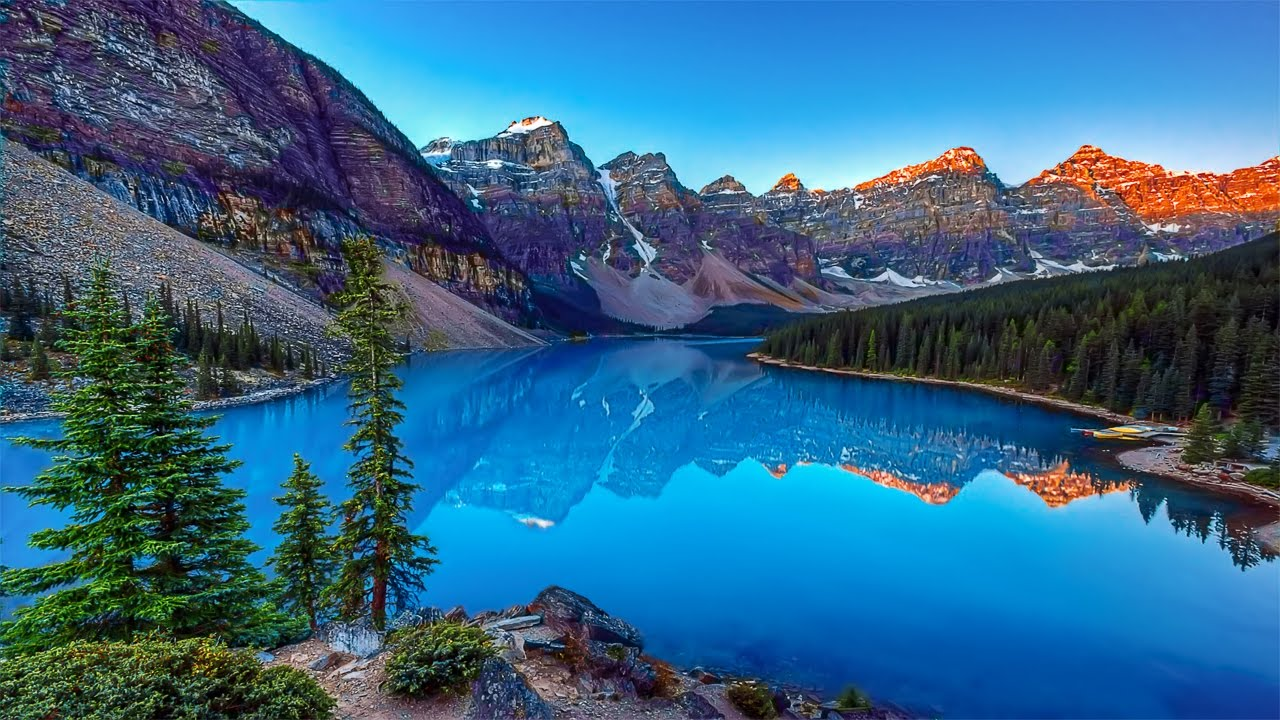
#> input picture Python/2020/opencv/Image.jpg, 1280 x 720 px, found by its file name
$ python image.py
#> lines starting #> are read from the running program, lines starting #| are printed output that depends on the picture; after the words box and inside, x2 and y2 are one past the last pixel; in counts of white or black regions, pixels touching at a corner belong together
import cv2
import numpy as np


def t_reds(pixel):
    B, G, R = pixel
    if R > G and R > B:
        return pixel
    return (255, 255, 255)


if __name__ == '__main__':
    image = cv2.imread('image.jpg')
#> image is the input picture: shape (720, 1280, 3); mean B, G, R 136, 102.3, 50.6

    w, h, d = image.shape
#> w = 720; h = 1280; d = 3

    for i in range(w):
        for j in range(h):
            image[i, j] = t_reds(image[i, j])
#> this loop made 720 passes
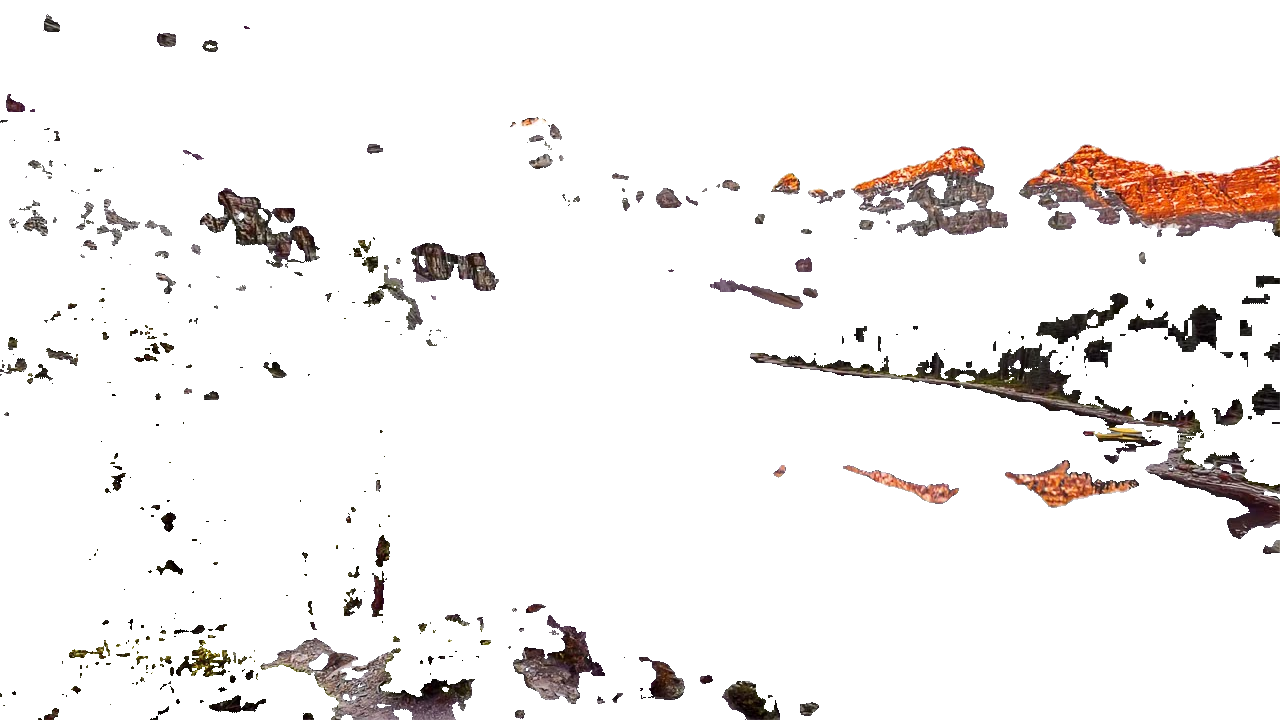
#> image: shape (720, 1280, 3); mean B, G, R 238.4, 239.4, 242.1

    cv2.imshow('Grayscale', image)
    cv2.waitKey()
    cv2.destroyAllWindows()

$ run again, with Python/2020/opencv/F1Car.jpg copied over Python/2020/opencv/Image.jpg
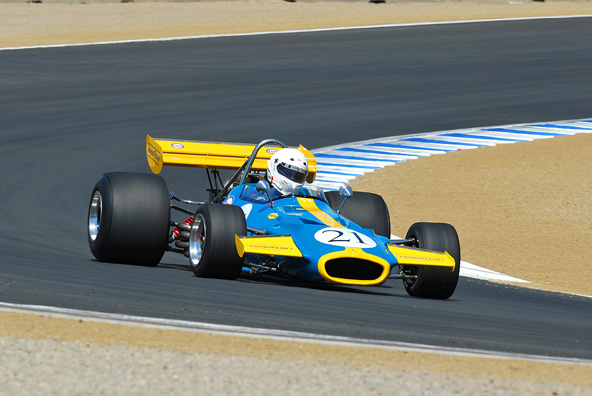
#> input picture Python/2020/opencv/F1Car.jpg, 592 x 396 px, found by its file name
#> image is the input picture: shape (396, 592, 3); mean B, G, R 112.8, 123.4, 120.5
#> the loop `for i in range(w):` made 396 passes
#> after the loop `for i in range(w):`:
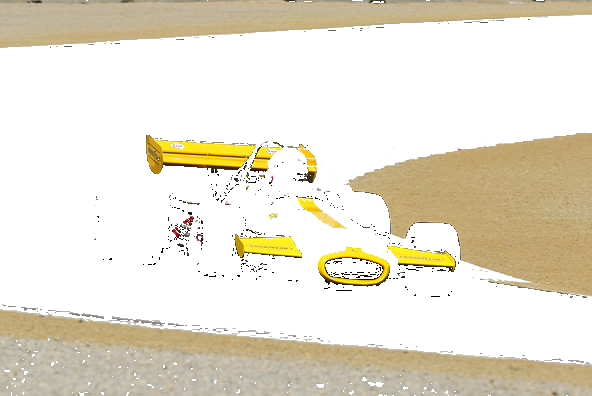
#> image: shape (396, 592, 3); mean B, G, R 209, 225.7, 232

$ run again, with Python/2020/opencv/coins.jpg copied over Python/2020/opencv/Image.jpg
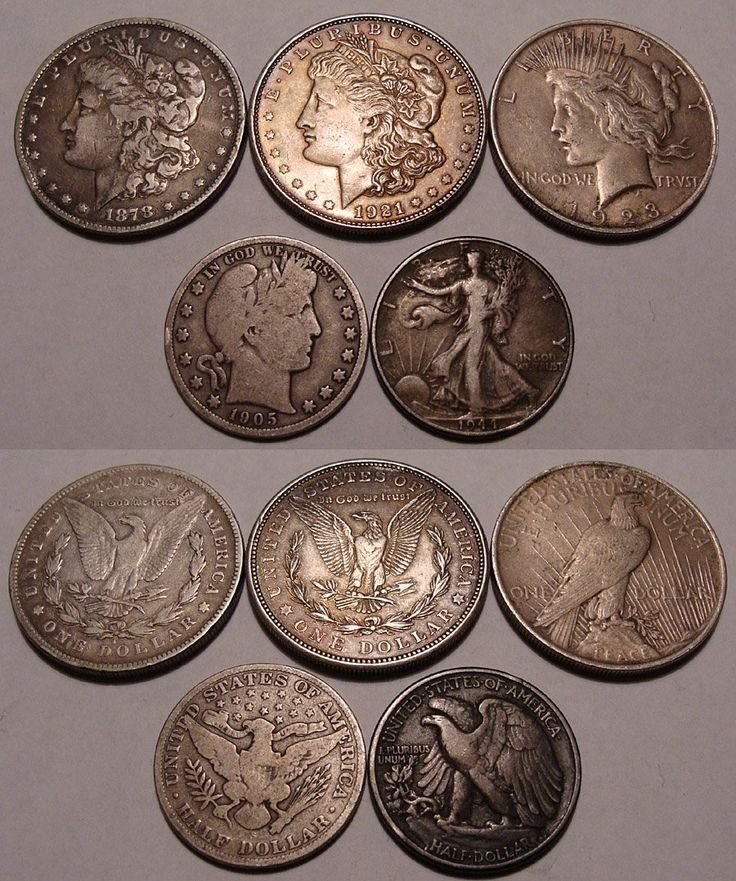
#> input picture Python/2020/opencv/coins.jpg, 736 x 881 px, found by its file name
#> image is the input picture: shape (881, 736, 3); mean B, G, R 97.4, 105.2, 125.3
#> the loop `for i in range(w):` made 881 passes
#> after the loop `for i in range(w):`:
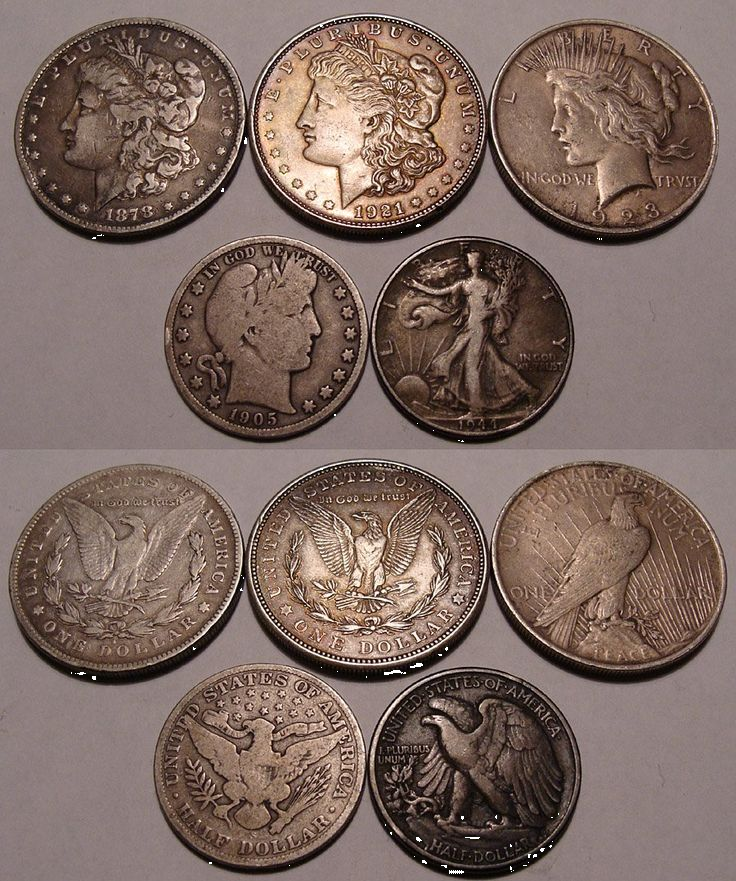
#> image: shape (881, 736, 3); 0.07% of pixels changed, all inside (x1, y1, x2, y2) = (71, 15, 602, 874)
